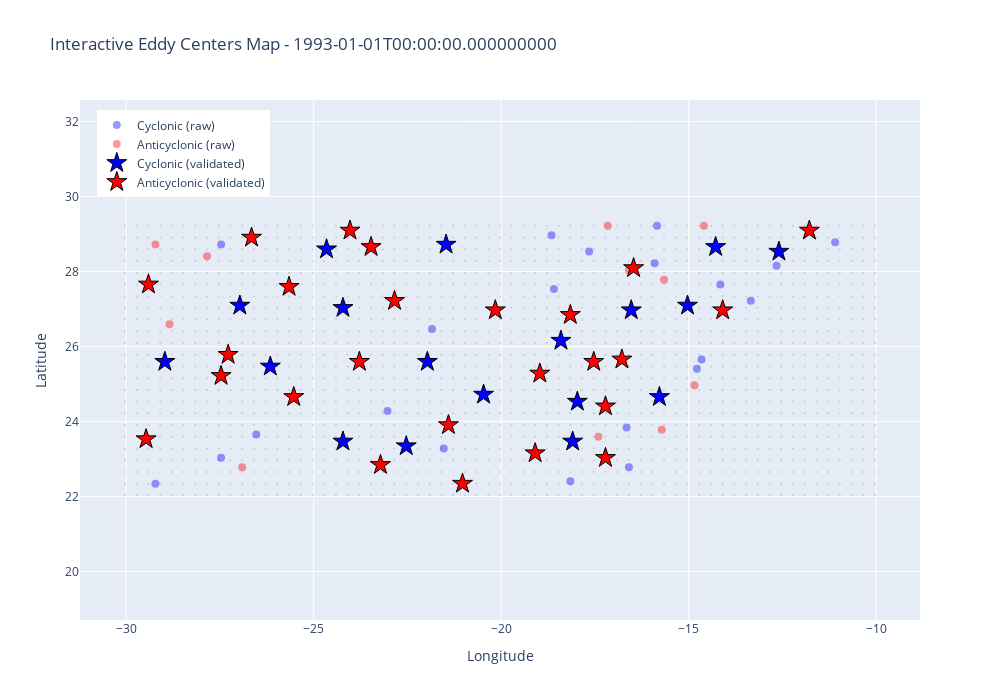

Notebook code cell kept with this figure:
### Markdown cell above
## 5. Interactive Map with Plotly

### Code cell
# Create interactive map with Plotly
fig = go.Figure()

# Add velocity field as quiver
skip = 5  # Skip points for clarity
fig.add_trace(go.Scatter(
    x=x[::skip, ::skip].flatten(),
    y=y[::skip, ::skip].flatten(),
    mode='markers',
    marker=dict(size=2, color='gray', opacity=0.3),
    name='Grid points',
    showlegend=False
))

# Add raw LNAM maxima
if len(centers.centers0) > 0:
    # Cyclonic (raw)
    cyclonic = centers.centers0.type > 0
    fig.add_trace(go.Scatter(
        x=centers.centers0.x[cyclonic],
        y=centers.centers0.y[cyclonic],
        mode='markers',
        marker=dict(size=8, color='blue', opacity=0.4, symbol='circle'),
        name='Cyclonic (raw)',
        text=[f'Raw Cyclonic<br>Lon: {x:.2f}<br>Lat: {y:.2f}' 
              for x, y in zip(centers.centers0.x[cyclonic], centers.centers0.y[cyclonic])],
        hoverinfo='text'
    ))
    
    # Anticyclonic (raw)
    anticyclonic = centers.centers0.type < 0
    fig.add_trace(go.Scatter(
        x=centers.centers0.x[anticyclonic],
        y=centers.centers0.y[anticyclonic],
        mode='markers',
        marker=dict(size=8, color='red', opacity=0.4, symbol='circle'),
        name='Anticyclonic (raw)',
        text=[f'Raw Anticyclonic<br>Lon: {x:.2f}<br>Lat: {y:.2f}' 
              for x, y in zip(centers.centers0.x[anticyclonic], centers.centers0.y[anticyclonic])],
        hoverinfo='text'
    ))

# Add validated centers
if len(centers.centers) > 0:
    # Cyclonic (validated)
    cyclonic = centers.centers.type > 0
    fig.add_trace(go.Scatter(
        x=centers.centers.x[cyclonic],
        y=centers.centers.y[cyclonic],
        mode='markers',
        marker=dict(size=15, color='blue', symbol='star',
                   line=dict(color='black', width=1)),
        name='Cyclonic (validated)',
        text=[f'Validated Cyclonic<br>Lon: {x:.2f}<br>Lat: {y:.2f}<br>Index: {i}' 
              for i, (x, y) in enumerate(zip(centers.centers.x[cyclonic], centers.centers.y[cyclonic]))],
        hoverinfo='text'
    ))
    
    # Anticyclonic (validated) 
    anticyclonic = centers.centers.type < 0
    fig.add_trace(go.Scatter(
        x=centers.centers.x[anticyclonic],
        y=centers.centers.y[anticyclonic],
        mode='markers',
        marker=dict(size=15, color='red', symbol='star',
                   line=dict(color='black', width=1)),
        name='Anticyclonic (validated)',
        text=[f'Validated Anticyclonic<br>Lon: {x:.2f}<br>Lat: {y:.2f}<br>Index: {i}' 
              for i, (x, y) in enumerate(zip(centers.centers.x[anticyclonic], centers.centers.y[anticyclonic]))],
        hoverinfo='text'
    ))

# Update layout
fig.update_layout(
    title=f'Interactive Eddy Centers Map - {ds.time.values[TIME_STEP]}',
    xaxis_title='Longitude',
    yaxis_title='Latitude',
    hovermode='closest',
    width=1000,
    height=700,
    showlegend=True,
    legend=dict(x=0.02, y=0.98)
)

# Set equal aspect ratio
fig.update_xaxes(scaleanchor="y", scaleratio=1)

fig.show()

### Figure 1 — Plotly figure (JSON) as saved in the notebook; plotly's stock layout.template omitted (floating-point values rounded to 4 significant figures; data arrays with more than 128 entries replaced by an {"elided": "..."} marker saying what was removed)
{"data": [{"marker": {"color": "gray", "opacity": 0.3, "size": 2}, "mode": "markers", "name": "Grid points", "showlegend": false, "type": "scatter", "x": {"elided": "1560 float values"}, "y": {"elided": "1560 float values"}}, {"hoverinfo": "text", "marker": {"color": "blue", "opacity": 0.4, "size": 8, "symbol": "circle"}, "mode": "markers", "name": "Cyclonic (raw)", "text": ["Raw Cyclonic<br>Lon: -29.22<br>Lat: 22.34", "Raw Cyclonic<br>Lon: -18.16<br>Lat: 22.41", "Raw Cyclonic<br>Lon: -16.59<br>Lat: 22.78", "Raw Cyclonic<br>Lon: -27.47<br>Lat: 23.03", "Raw Cyclonic<br>Lon: -21.53<br>Lat: 23.28", "Raw Cyclonic<br>Lon: -22.53<br>Lat: 23.34", "Raw Cyclonic<br>Lon: -24.22<br>Lat: 23.47", "Raw Cyclonic<br>Lon: -26.53<br>Lat: 23.66", "Raw Cyclonic<br>Lon: -18.09<br>Lat: 23.47", "Raw Cyclonic<br>Lon: -16.66<br>Lat: 23.84", "Raw Cyclonic<br>Lon: -23.03<br>Lat: 24.28", "Raw Cyclonic<br>Lon: -17.97<br>Lat: 24.53", "Raw Cyclonic<br>Lon: -20.47<br>Lat: 24.72", "Raw Cyclonic<br>Lon: -15.78<br>Lat: 24.66", "Raw Cyclonic<br>Lon: -26.16<br>Lat: 25.47", "Raw Cyclonic<br>Lon: -14.78<br>Lat: 25.41", "Raw Cyclonic<br>Lon: -14.66<br>Lat: 25.66", "Raw Cyclonic<br>Lon: -28.97<br>Lat: 25.59", "Raw Cyclonic<br>Lon: -21.97<br>Lat: 25.59", "Raw Cyclonic<br>Lon: -18.41<br>Lat: 26.16", "Raw Cyclonic<br>Lon: -21.84<br>Lat: 26.47", "Raw Cyclonic<br>Lon: -16.53<br>Lat: 26.97", "Raw Cyclonic<br>Lon: -24.22<br>Lat: 27.03", "Raw Cyclonic<br>Lon: -15.03<br>Lat: 27.09", "Raw Cyclonic<br>Lon: -26.97<br>Lat: 27.09", "Raw Cyclonic<br>Lon: -13.34<br>Lat: 27.22", "Raw Cyclonic<br>Lon: -18.59<br>Lat: 27.53", "Raw Cyclonic<br>Lon: -14.16<br>Lat: 27.66", "Raw Cyclonic<br>Lon: -15.91<br>Lat: 28.22", "Raw Cyclonic<br>Lon: -12.66<br>Lat: 28.16", "Raw Cyclonic<br>Lon: -17.66<br>Lat: 28.53", "Raw Cyclonic<br>Lon: -12.59<br>Lat: 28.53", "Raw Cyclonic<br>Lon: -24.66<br>Lat: 28.59", "Raw Cyclonic<br>Lon: -14.28<br>Lat: 28.66", "Raw Cyclonic<br>Lon: -27.47<br>Lat: 28.72", "Raw Cyclonic<br>Lon: -21.47<br>Lat: 28.72", "Raw Cyclonic<br>Lon: -11.09<br>Lat: 28.78", "Raw Cyclonic<br>Lon: -18.66<br>Lat: 28.97", "Raw Cyclonic<br>Lon: -15.84<br>Lat: 29.22"], "type": "scatter", "x": [-29.22, -18.16, -16.59, -27.47, -21.53, -22.53, -24.22, -26.53, -18.09, -16.66, -23.03, -17.97, -20.47, -15.78, -26.16, -14.78, -14.66, -28.97, -21.97, -18.41, -21.84, -16.53, -24.22, -15.03, -26.97, -13.34, -18.59, -14.16, -15.91, -12.66, -17.66, -12.59, -24.66, -14.28, -27.47, -21.47, -11.09, -18.66, -15.84], "y": [22.34, 22.41, 22.78, 23.03, 23.28, 23.34, 23.47, 23.66, 23.47, 23.84, 24.28, 24.53, 24.72, 24.66, 25.47, 25.41, 25.66, 25.59, 25.59, 26.16, 26.47, 26.97, 27.03, 27.09, 27.09, 27.22, 27.53, 27.66, 28.22, 28.16, 28.53, 28.53, 28.59, 28.66, 28.72, 28.72, 28.78, 28.97, 29.22]}, {"hoverinfo": "text", "marker": {"color": "red", "opacity": 0.4, "size": 8, "symbol": "circle"}, "mode": "markers", "name": "Anticyclonic (raw)", "text": ["Raw Anticyclonic<br>Lon: -21.03<br>Lat: 22.34", "Raw Anticyclonic<br>Lon: -26.91<br>Lat: 22.78", "Raw Anticyclonic<br>Lon: -23.22<br>Lat: 22.84", "Raw Anticyclonic<br>Lon: -17.22<br>Lat: 23.03", "Raw Anticyclonic<br>Lon: -19.09<br>Lat: 23.16", "Raw Anticyclonic<br>Lon: -17.41<br>Lat: 23.59", "Raw Anticyclonic<br>Lon: -29.47<br>Lat: 23.53", "Raw Anticyclonic<br>Lon: -15.72<br>Lat: 23.78", "Raw Anticyclonic<br>Lon: -21.41<br>Lat: 23.91", "Raw Anticyclonic<br>Lon: -17.22<br>Lat: 24.41", "Raw Anticyclonic<br>Lon: -25.53<br>Lat: 24.66", "Raw Anticyclonic<br>Lon: -14.84<br>Lat: 24.97", "Raw Anticyclonic<br>Lon: -27.47<br>Lat: 25.22", "Raw Anticyclonic<br>Lon: -18.97<br>Lat: 25.28", "Raw Anticyclonic<br>Lon: -23.78<br>Lat: 25.59", "Raw Anticyclonic<br>Lon: -16.78<br>Lat: 25.66", "Raw Anticyclonic<br>Lon: -17.53<br>Lat: 25.59", "Raw Anticyclonic<br>Lon: -27.28<br>Lat: 25.78", "Raw Anticyclonic<br>Lon: -28.84<br>Lat: 26.59", "Raw Anticyclonic<br>Lon: -18.16<br>Lat: 26.84", "Raw Anticyclonic<br>Lon: -20.16<br>Lat: 26.97", "Raw Anticyclonic<br>Lon: -14.09<br>Lat: 26.97", "Raw Anticyclonic<br>Lon: -22.84<br>Lat: 27.22", "Raw Anticyclonic<br>Lon: -25.66<br>Lat: 27.59", "Raw Anticyclonic<br>Lon: -29.41<br>Lat: 27.66", "Raw Anticyclonic<br>Lon: -16.59<br>Lat: 28.03", "Raw Anticyclonic<br>Lon: -15.66<br>Lat: 27.78", "Raw Anticyclonic<br>Lon: -16.47<br>Lat: 28.09", "Raw Anticyclonic<br>Lon: -27.84<br>Lat: 28.41", "Raw Anticyclonic<br>Lon: -29.22<br>Lat: 28.72", "Raw Anticyclonic<br>Lon: -23.47<br>Lat: 28.66", "Raw Anticyclonic<br>Lon: -26.66<br>Lat: 28.91", "Raw Anticyclonic<br>Lon: -11.78<br>Lat: 29.09", "Raw Anticyclonic<br>Lon: -17.16<br>Lat: 29.22", "Raw Anticyclonic<br>Lon: -24.03<br>Lat: 29.09", "Raw Anticyclonic<br>Lon: -14.59<br>Lat: 29.22"], "type": "scatter", "x": [-21.03, -26.91, -23.22, -17.22, -19.09, -17.41, -29.47, -15.72, -21.41, -17.22, -25.53, -14.84, -27.47, -18.97, -23.78, -16.78, -17.53, -27.28, -28.84, -18.16, -20.16, -14.09, -22.84, -25.66, -29.41, -16.59, -15.66, -16.47, -27.84, -29.22, -23.47, -26.66, -11.78, -17.16, -24.03, -14.59], "y": [22.34, 22.78, 22.84, 23.03, 23.16, 23.59, 23.53, 23.78, 23.91, 24.41, 24.66, 24.97, 25.22, 25.28, 25.59, 25.66, 25.59, 25.78, 26.59, 26.84, 26.97, 26.97, 27.22, 27.59, 27.66, 28.03, 27.78, 28.09, 28.41, 28.72, 28.66, 28.91, 29.09, 29.22, 29.09, 29.22]}, {"hoverinfo": "text", "marker": {"color": "blue", "line": {"color": "black", "width": 1}, "size": 15, "symbol": "star"}, "mode": "markers", "name": "Cyclonic (validated)", "text": ["Validated Cyclonic<br>Lon: -22.53<br>Lat: 23.34<br>Index: 0", "Validated Cyclonic<br>Lon: -24.22<br>Lat: 23.47<br>Index: 1", "Validated Cyclonic<br>Lon: -18.09<br>Lat: 23.47<br>Index: 2", "Validated Cyclonic<br>Lon: -17.97<br>Lat: 24.53<br>Index: 3", "Validated Cyclonic<br>Lon: -20.47<br>Lat: 24.72<br>Index: 4", "Validated Cyclonic<br>Lon: -15.78<br>Lat: 24.66<br>Index: 5", "Validated Cyclonic<br>Lon: -26.16<br>Lat: 25.47<br>Index: 6", "Validated Cyclonic<br>Lon: -28.97<br>Lat: 25.59<br>Index: 7", "Validated Cyclonic<br>Lon: -21.97<br>Lat: 25.59<br>Index: 8", "Validated Cyclonic<br>Lon: -18.41<br>Lat: 26.16<br>Index: 9", "Validated Cyclonic<br>Lon: -16.53<br>Lat: 26.97<br>Index: 10", "Validated Cyclonic<br>Lon: -24.22<br>Lat: 27.03<br>Index: 11", "Validated Cyclonic<br>Lon: -15.03<br>Lat: 27.09<br>Index: 12", "Validated Cyclonic<br>Lon: -26.97<br>Lat: 27.09<br>Index: 13", "Validated Cyclonic<br>Lon: -12.59<br>Lat: 28.53<br>Index: 14", "Validated Cyclonic<br>Lon: -24.66<br>Lat: 28.59<br>Index: 15", "Validated Cyclonic<br>Lon: -14.28<br>Lat: 28.66<br>Index: 16", "Validated Cyclonic<br>Lon: -21.47<br>Lat: 28.72<br>Index: 17"], "type": "scatter", "x": [-22.53, -24.22, -18.09, -17.97, -20.47, -15.78, -26.16, -28.97, -21.97, -18.41, -16.53, -24.22, -15.03, -26.97, -12.59, -24.66, -14.28, -21.47], "y": [23.34, 23.47, 23.47, 24.53, 24.72, 24.66, 25.47, 25.59, 25.59, 26.16, 26.97, 27.03, 27.09, 27.09, 28.53, 28.59, 28.66, 28.72]}, {"hoverinfo": "text", "marker": {"color": "red", "line": {"color": "black", "width": 1}, "size": 15, "symbol": "star"}, "mode": "markers", "name": "Anticyclonic (validated)", "text": ["Validated Anticyclonic<br>Lon: -21.03<br>Lat: 22.34<br>Index: 0", "Validated Anticyclonic<br>Lon: -23.22<br>Lat: 22.84<br>Index: 1", "Validated Anticyclonic<br>Lon: -17.22<br>Lat: 23.03<br>Index: 2", "Validated Anticyclonic<br>Lon: -19.09<br>Lat: 23.16<br>Index: 3", "Validated Anticyclonic<br>Lon: -29.47<br>Lat: 23.53<br>Index: 4", "Validated Anticyclonic<br>Lon: -21.41<br>Lat: 23.91<br>Index: 5", "Validated Anticyclonic<br>Lon: -17.22<br>Lat: 24.41<br>Index: 6", "Validated Anticyclonic<br>Lon: -25.53<br>Lat: 24.66<br>Index: 7", "Validated Anticyclonic<br>Lon: -27.47<br>Lat: 25.22<br>Index: 8", "Validated Anticyclonic<br>Lon: -18.97<br>Lat: 25.28<br>Index: 9", "Validated Anticyclonic<br>Lon: -23.78<br>Lat: 25.59<br>Index: 10", "Validated Anticyclonic<br>Lon: -16.78<br>Lat: 25.66<br>Index: 11", "Validated Anticyclonic<br>Lon: -17.53<br>Lat: 25.59<br>Index: 12", "Validated Anticyclonic<br>Lon: -27.28<br>Lat: 25.78<br>Index: 13", "Validated Anticyclonic<br>Lon: -18.16<br>Lat: 26.84<br>Index: 14", "Validated Anticyclonic<br>Lon: -20.16<br>Lat: 26.97<br>Index: 15", "Validated Anticyclonic<br>Lon: -14.09<br>Lat: 26.97<br>Index: 16", "Validated Anticyclonic<br>Lon: -22.84<br>Lat: 27.22<br>Index: 17", "Validated Anticyclonic<br>Lon: -25.66<br>Lat: 27.59<br>Index: 18", "Validated Anticyclonic<br>Lon: -29.41<br>Lat: 27.66<br>Index: 19", "Validated Anticyclonic<br>Lon: -16.47<br>Lat: 28.09<br>Index: 20", "Validated Anticyclonic<br>Lon: -23.47<br>Lat: 28.66<br>Index: 21", "Validated Anticyclonic<br>Lon: -26.66<br>Lat: 28.91<br>Index: 22", "Validated Anticyclonic<br>Lon: -11.78<br>Lat: 29.09<br>Index: 23", "Validated Anticyclonic<br>Lon: -24.03<br>Lat: 29.09<br>Index: 24"], "type": "scatter", "x": [-21.03, -23.22, -17.22, -19.09, -29.47, -21.41, -17.22, -25.53, -27.47, -18.97, -23.78, -16.78, -17.53, -27.28, -18.16, -20.16, -14.09, -22.84, -25.66, -29.41, -16.47, -23.47, -26.66, -11.78, -24.03], "y": [22.34, 22.84, 23.03, 23.16, 23.53, 23.91, 24.41, 24.66, 25.22, 25.28, 25.59, 25.66, 25.59, 25.78, 26.84, 26.97, 26.97, 27.22, 27.59, 27.66, 28.09, 28.66, 28.91, 29.09, 29.09]}], "layout": {"height": 700, "hovermode": "closest", "legend": {"x": 0.02, "y": 0.98}, "showlegend": true, "title": {"text": "Interactive Eddy Centers Map - 1993-01-01T00:00:00.000000000"}, "width": 1000, "xaxis": {"scaleanchor": "y", "scaleratio": 1, "title": {"text": "Longitude"}}, "yaxis": {"title": {"text": "Latitude"}}}}
